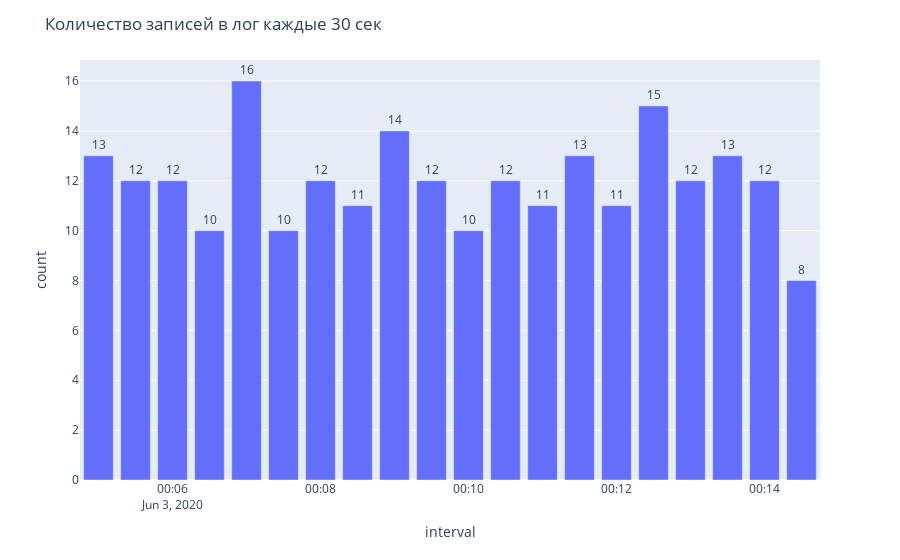

Notebook source saved alongside this figure:
### Code cell
fig = px.bar(df, x='interval',y='count', text='count')
fig.update_traces(textposition='outside')
fig.update_layout(title_text='Количество записей в лог каждые 30 сек')
fig.show()

### Figure 1 — Plotly figure (JSON) as saved in the notebook; plotly's stock layout.template omitted (floating-point values rounded to 4 significant figures)
{"data": [{"alignmentgroup": "True", "hovertemplate": "interval=%{x}<br>count=%{text}<extra></extra>", "legendgroup": "", "marker": {"color": "#636efa"}, "name": "", "offsetgroup": "", "orientation": "v", "showlegend": false, "text": [8, 12, 13, 12, 15, 11, 13, 11, 12, 10, 12, 14, 11, 12, 10, 16, 10, 12, 12, 13], "textposition": "outside", "type": "bar", "x": ["2020-06-03T00:14:30.000Z", "2020-06-03T00:14:00.000Z", "2020-06-03T00:13:30.000Z", "2020-06-03T00:13:00.000Z", "2020-06-03T00:12:30.000Z", "2020-06-03T00:12:00.000Z", "2020-06-03T00:11:30.000Z", "2020-06-03T00:11:00.000Z", "2020-06-03T00:10:30.000Z", "2020-06-03T00:10:00.000Z", "2020-06-03T00:09:30.000Z", "2020-06-03T00:09:00.000Z", "2020-06-03T00:08:30.000Z", "2020-06-03T00:08:00.000Z", "2020-06-03T00:07:30.000Z", "2020-06-03T00:07:00.000Z", "2020-06-03T00:06:30.000Z", "2020-06-03T00:06:00.000Z", "2020-06-03T00:05:30.000Z", "2020-06-03T00:05:00.000Z"], "xaxis": "x", "y": [8, 12, 13, 12, 15, 11, 13, 11, 12, 10, 12, 14, 11, 12, 10, 16, 10, 12, 12, 13], "yaxis": "y"}], "layout": {"barmode": "relative", "legend": {"tracegroupgap": 0}, "margin": {"t": 60}, "title": {"text": "Количество записей в лог каждые 30 сек"}, "xaxis": {"anchor": "y", "domain": [0, 1], "title": {"text": "interval"}}, "yaxis": {"anchor": "x", "domain": [0, 1], "title": {"text": "count"}}}}
